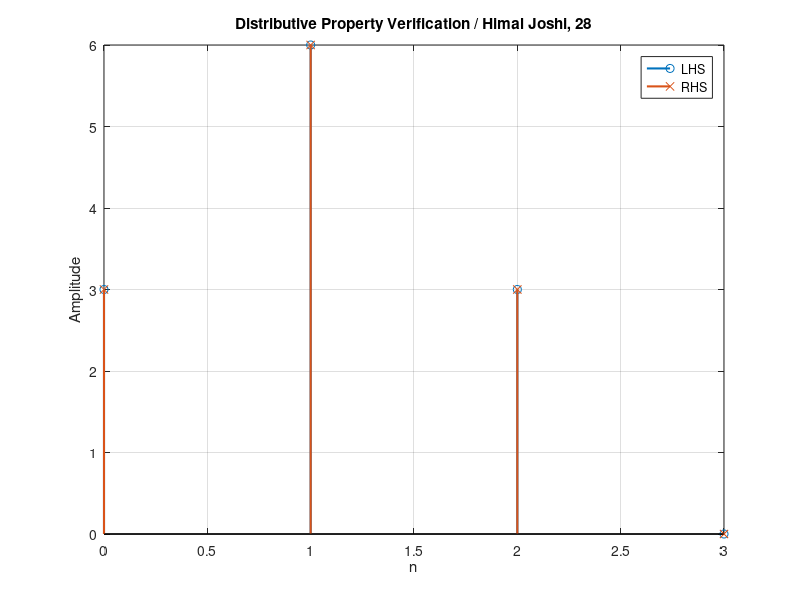

The MATLAB script that drew this image:
clc;
close all;
clear all;

x = [1 2 1];
h1 = [1 -1];
h2 = [2 1];

y_left = conv(x,h1+h2);
y_right = conv(x,h1)+conv(x,h2);

n = 0:length(y_left)-1;

if isequal(y_left,y_right)
    disp('Distributive Property Verified');
else
    disp('Distributive Property Failed');
end

stem(n,y_left,'o','LineWidth',1.5);
hold on;
stem(n,y_right,'x','LineWidth',1.5);

xlabel('n');
ylabel('Amplitude');
title('Distributive Property Verification / Himal Joshi, 28');
legend('LHS','RHS');
grid on;
